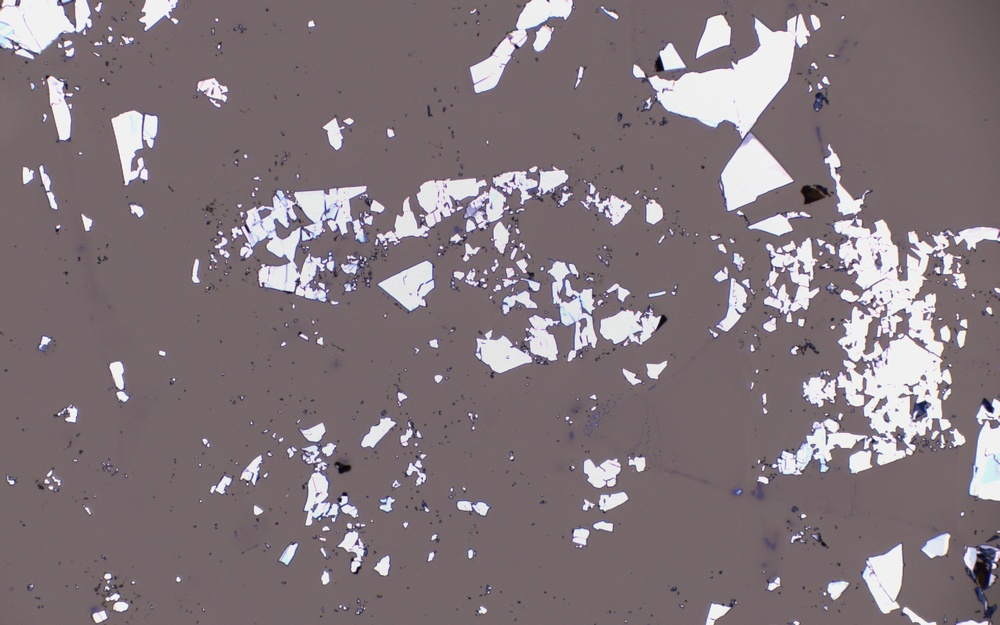
#> input picture src/model/Edge Detect/r9.jpg, 1000 x 625 px, shrunk from 1920 x 1200 before the run
$ python edge_detect.py
#> lines starting #> are read from the running program, lines starting #| are printed output that depends on the picture; after the words box and inside, x2 and y2 are one past the last pixel; in counts of white or black regions, pixels touching at a corner belong together
import cv2 as cv
import numpy as np

# ============================
# Parameters
# ============================
IMAGE_PATH = "r9.jpg"

# Minimum area in pixels^2 to keep a flake (tune this!)
MIN_AREA = 200.0   # ignore tiny dust/noise

# ============================
# 1. Load image and preprocess
# ============================
img = cv.imread(IMAGE_PATH)
#> img is the input picture: shape (625, 1000, 3); mean B, G, R 123.8, 118.7, 131
gray = cv.cvtColor(img, cv.COLOR_BGR2GRAY)

# Strong blur to suppress gradual color changes
blur = cv.GaussianBlur(gray, (11, 11), 0)

# Canny (sharp edges only)
edges = cv.Canny(
    blur,
    threshold1=30,
    threshold2=50
)
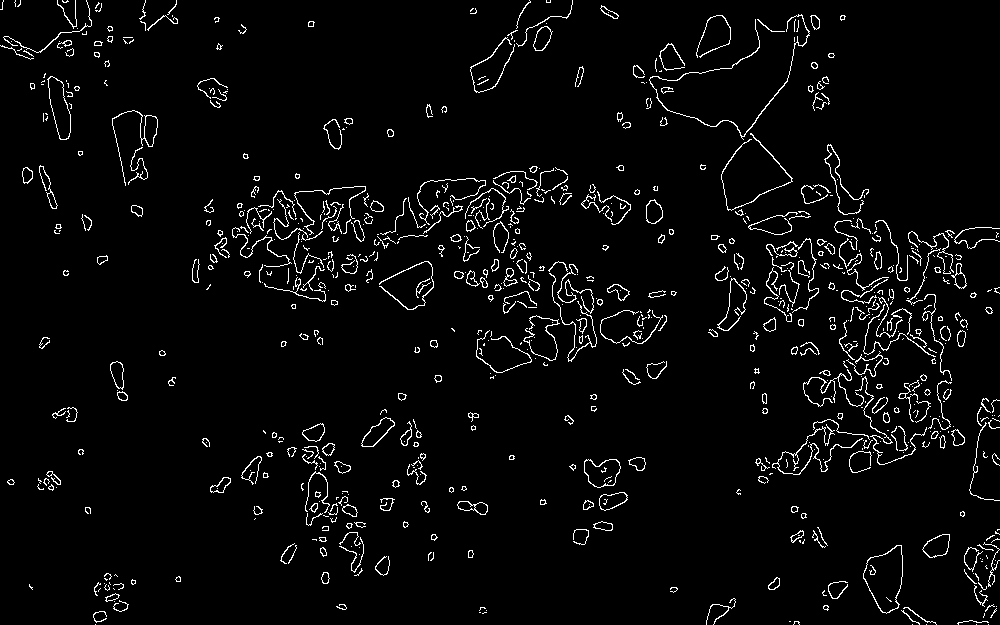
#> edges: shape (625, 1000); 3.6% white in thin lines or dots

# ============================
# 2. Connect edges into closed regions
# ============================
kernel = np.ones((5, 5), np.uint8)

edges_dilated = cv.dilate(edges, kernel, iterations=1)
#> edges_dilated: shape (625, 1000); 18.5% white; 176 white regions, largest, box (x1, y1, x2, y2) and area: (753, 142, 1000, 486) 26853, (372, 164, 669, 381) 16590, (230, 184, 386, 304) 8993
closed = cv.morphologyEx(edges_dilated, cv.MORPH_CLOSE, kernel, iterations=2)
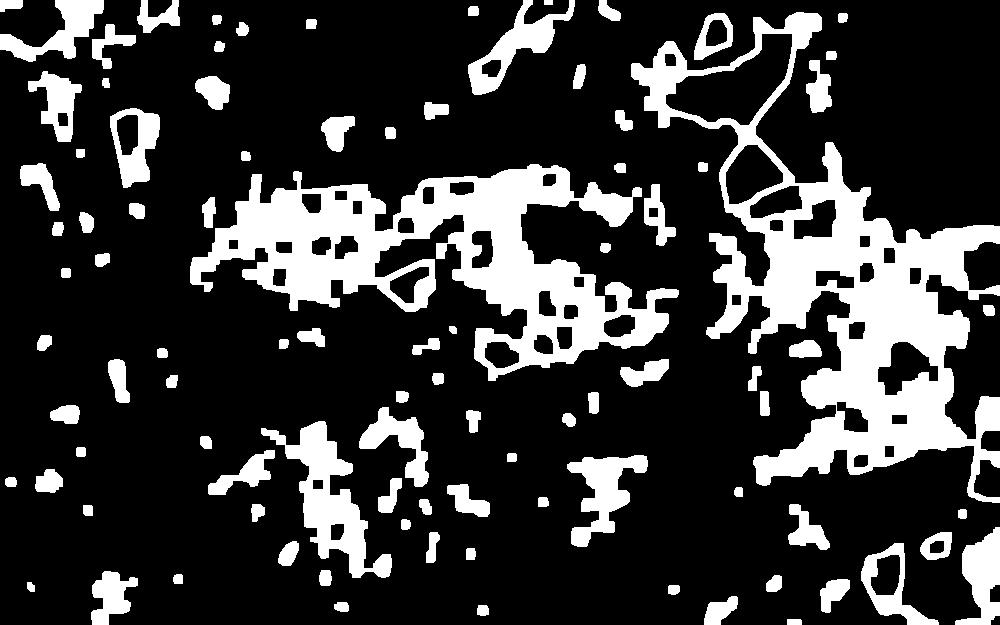
#> closed: shape (625, 1000); 22.2% white; 95 white regions

# ============================
# 3. Find ALL outer contours (all flakes)
# ============================
contours, _ = cv.findContours(
    closed,
    cv.RETR_EXTERNAL,          # each connected region = one flake
    cv.CHAIN_APPROX_SIMPLE
)
#> contours = 95 contours; largest, box (x1, y1, x2, y2) and area: (631, 12, 1000, 503) 61959, (190, 164, 679, 381) 43594, (261, 421, 392, 578) 6388, (567, 455, 648, 547) 3062, (468, 0, 575, 95) 3060

print(f"Total contours found: {len(contours)}")
#| Total contours found: 95

if len(contours) == 0:
    print("No flake-like region detected.")
    cv.imshow("Original", img)
    cv.imshow("Canny Edges", edges)
    cv.imshow("Closed", closed)
    cv.waitKey(0)
    cv.destroyAllWindows()
    raise SystemExit

# ============================
# 4. Create a filled mask (all flakes) and per-contour info
# ============================
mask_all = np.zeros_like(gray)
overlay = img.copy()

flake_info_contours = []  # list of (index, area, contour)

for i, cnt in enumerate(contours):
    area = cv.contourArea(cnt)
    if area < MIN_AREA:
        continue  # skip tiny noise

    flake_info_contours.append((i, area, cnt))

    # Fill this flake in the mask
    cv.drawContours(mask_all, [cnt], -1, 255, cv.FILLED)
#> this loop made 95 passes
#> area on passes 1 to 12: 69.5, 99.5, 108.5, 553.5, 90, 51.5, 571.5, 193.5, 75, 1373, 159, 93.5
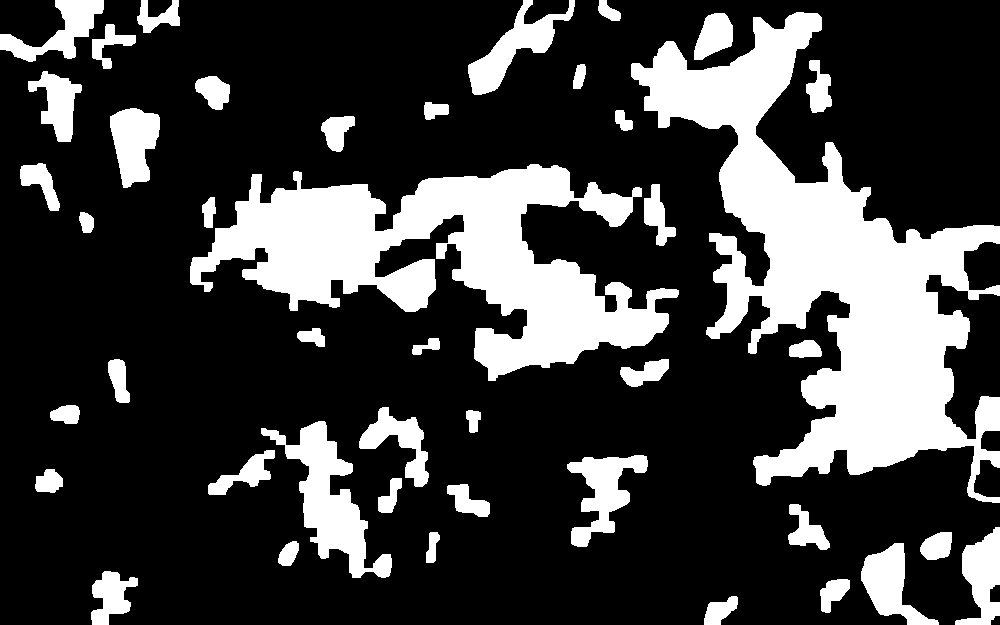
#> mask_all: shape (625, 1000); 25% white; 43 white regions, largest, box (x1, y1, x2, y2) and area: (631, 12, 1000, 503) 63523, (190, 164, 679, 381) 44902, (261, 421, 392, 578) 6720
#> after the loop, flake_info_contours = 43 items

# Draw all kept flakes on overlay (green fill, red border)
overlay[mask_all == 255] = (0, 255, 0)
for _, _, cnt in flake_info_contours:
    cv.drawContours(overlay, [cnt], -1, (0, 0, 255), 1)
#> this loop made 43 passes
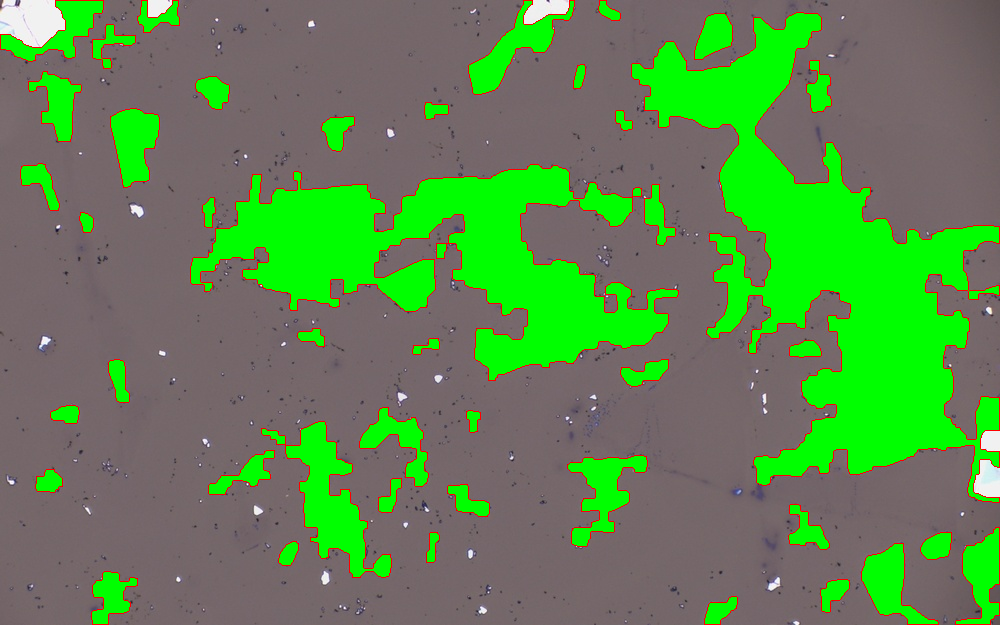
#> overlay: shape (625, 1000, 3); mean B, G, R 80.3, 136.4, 93.3

# Sort flakes by area (largest first) – from contour-based step
flake_info_contours.sort(key=lambda x: x[1], reverse=True)

print("\nDetected flakes from contours (filtered by MIN_AREA):")
for rank, (idx, area, _) in enumerate(flake_info_contours, start=1):
    print(f"  Flake #{rank}: contour index={idx}, area={area:.2f} pixels^2")
#> this loop made 43 passes
#> (idx, area) on passes 1 to 12: (87, 61959), (63, 43594.5), (34, 6388.5), (29, 3062), (91, 3059.5), (12, 2679), (72, 2637), (16, 2411.5), (93, 2353.5), (37, 2015.5), (76, 1797), (9, 1373)
#|   Flake #1: contour index=87, area=61959.00 pixels^2
#|   Flake #2: contour index=63, area=43594.50 pixels^2
#|   Flake #3: contour index=34, area=6388.50 pixels^2
#|   Flake #4: contour index=29, area=3062.00 pixels^2
#|   Flake #5: contour index=91, area=3059.50 pixels^2
#|   Flake #6: contour index=12, area=2679.00 pixels^2
#|   Flake #7: contour index=72, area=2637.00 pixels^2
#|   Flake #8: contour index=16, area=2411.50 pixels^2
#> (further printed lines are left out)

# ============================
# 5. Connected components on the filled mask
#    (treat each white blob as a flake)
# ============================
_, mask_bin = cv.threshold(mask_all, 127, 255, cv.THRESH_BINARY)

num_labels, labels, stats, centroids = cv.connectedComponentsWithStats(mask_bin)
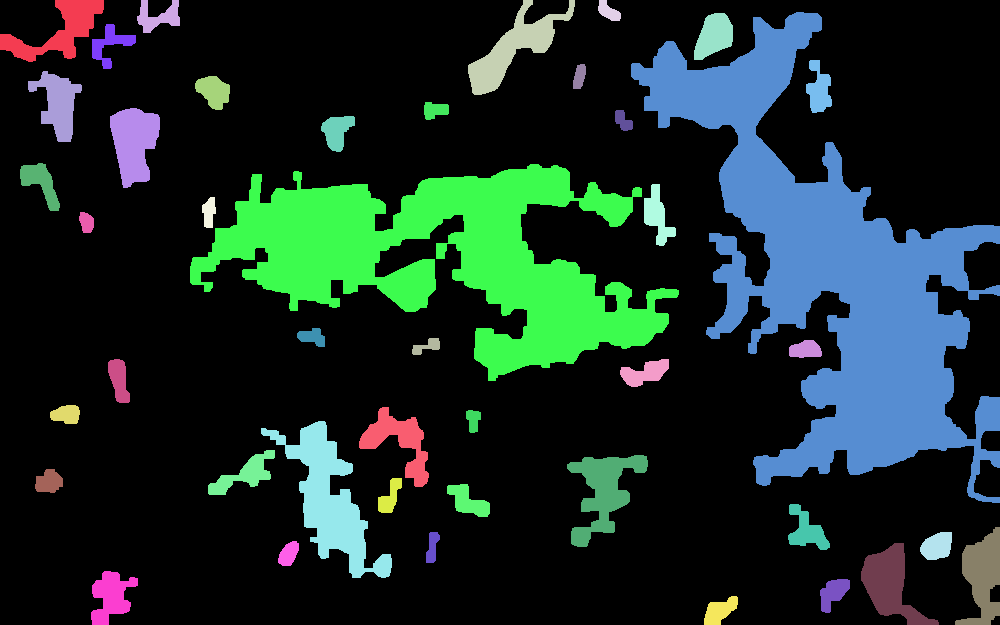
#> labels: shape (625, 1000) int32; 44 distinct labels, from 0 to 43; one colour per label, 0 black
#> num_labels = 44; stats = 44 rows, first 6: [0, 0, 1000, 625, 468831], [0, 0, 104, 62, 2518], [137, 0, 43, 33, 743], [468, 0, 107, 95, 3242], [598, 0, 23, 21, 287], [694, 13, 39, 47, 1261]; centroids = 44 pairs, first value 40.25 to 982.5, second value 11.05 to 610.5
# stats: [x, y, w, h, area]

flakes_cc = []
for label in range(1, num_labels):   # skip background (0)
    x, y, w, h, area = stats[label]
    if area < MIN_AREA:
        continue
    cx, cy = centroids[label]
    flakes_cc.append({
        "label": label,
        "area": area,
        "bbox": (x, y, w, h),
        "centroid": (cx, cy),
    })
#> this loop made 43 passes
#> (x, y, w, h, area, cx, cy) on passes 1 to 12: (0, 0, 104, 62, 2518, 59.1, 30.29), (137, 0, 43, 33, 743, 157.9, 16.41), (468, 0, 107, 95, 3242, 513.6, 47.88), (598, 0, 23, 21, 287, 608.2, 11.05), (694, 13, 39, 47, 1261, 713.7, 35.5), (631, 12, 369, 491, 63523, 830.9, 271.7), (92, 24, 44, 45, 745, 109.7, 43.89), (806, 60, 26, 53, 852, 818.6, 88.97), (573, 64, 13, 25, 244, 579.1, 76.2), (28, 71, 54, 71, 1917, 57.7, 103.2), (195, 76, 35, 34, 806, 213.3, 90.97), (424, 102, 25, 18, 331, 434.7, 109.8)
#> after the loop, flakes_cc = 43 items

# Sort by area (largest first)
flakes_cc.sort(key=lambda f: f["area"], reverse=True)

print("\nConnected-component flakes (after MIN_AREA):")
for i, f in enumerate(flakes_cc, start=1):
    print(f"  Flake #{i}: label={f['label']}, area={f['area']:.2f}, centroid={f['centroid']}")

# ============================
# 6. Color visualization + main (largest) flake mask
# ============================
h, w = mask_bin.shape
#> h = 625; w = 1000
color_vis = np.zeros((h, w, 3), dtype=np.uint8)

for f in flakes_cc:
    label = f["label"]
    color = np.random.randint(0, 255, size=3).tolist()
    color_vis[labels == label] = color
#> this loop made 43 passes
#> (label, color) on passes 1 to 12: (6, [172, 47, 117]), (17, [192, 67, 251]), (29, [195, 103, 9]), (31, [211, 21, 242]), (3, [36, 87, 70]), (40, [216, 88, 140]), (13, [58, 193, 230]), (36, [39, 87, 174]), (1, [88, 81, 165]), (27, [25, 77, 72]), (10, [9, 148, 115]), (41, [208, 243, 197])
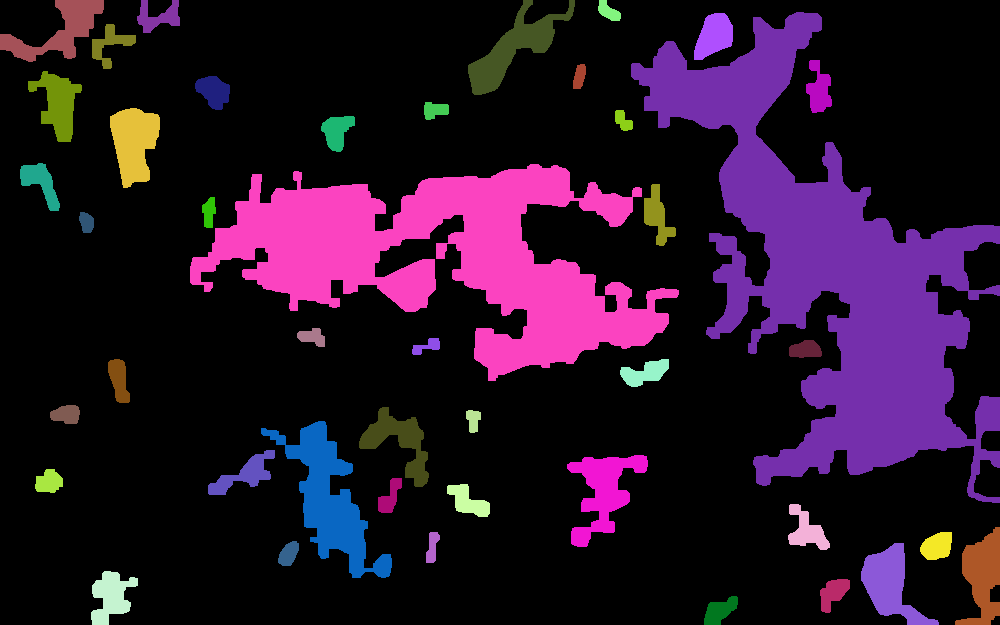
#> color_vis: shape (625, 1000, 3); mean of channels 0, 1, 2 40.7, 18.2, 39.6; drawn as B, G, R

if flakes_cc:
    # choose largest flake by area
    main_flake = flakes_cc[0]
#> main_flake = {'label': 6, 'area': 63523, 'bbox': (631, 12, 369, 491), 'centroid': (830.9, 271.7)}
    main_label = main_flake["label"]
#> main_label = 6

    main_mask = np.zeros_like(mask_bin)
    main_mask[labels == main_label] = 255

    print(f"\nMain flake (largest) label={main_label}, area={main_flake['area']:.2f} pixels^2")
#| Main flake (largest) label=6, area=63523.00 pixels^2
else:
    main_mask = np.zeros_like(mask_bin)
    print("\nNo flakes passed MIN_AREA in connected-components stage")

# [18 lines of commented-out code are left out]
boxed_all = img.copy()

for i, f in enumerate(flakes_cc, start=1):
    label = f["label"]
    area = f["area"]
    (x, y, w, h) = f["bbox"]
    (cx, cy) = f["centroid"]
    cx, cy = int(cx), int(cy)

    # Bounding box (red)
    cv.rectangle(boxed_all, (x, y), (x + w, y + h), (0, 0, 255), 2)

    # Centroid (blue)
    cv.circle(boxed_all, (cx, cy), 4, (255, 0, 0), -1)

    # Label number near the centroid (white text)
    cv.putText(boxed_all, f"{i}", (cx + 5, cy - 5),
               cv.FONT_HERSHEY_SIMPLEX, 0.6, (255, 255, 255), 2)
#> this loop made 43 passes
#> (label, area, x, y, w, h, cx, cy) on passes 1 to 12: (6, 63523, 631, 12, 369, 491, 830, 271), (17, 44902, 190, 164, 489, 217, 443, 257), (29, 6720, 261, 421, 131, 157, 329, 499), (31, 3264, 567, 455, 81, 92, 603, 491), (3, 3242, 468, 0, 107, 95, 513, 47), (40, 2809, 861, 543, 78, 82, 889, 584), (13, 2748, 110, 108, 50, 80, 133, 142), (36, 2561, 955, 527, 45, 98, 982, 575), (1, 2518, 0, 0, 104, 62, 59, 30), (27, 2161, 359, 407, 70, 80, 398, 441), (10, 1917, 28, 71, 54, 71, 57, 103), (41, 1478, 91, 571, 47, 54, 110, 596)
#> (label, area, x, y, w, h) on pass 25: (38, 692, 920, 532, 32, 28)
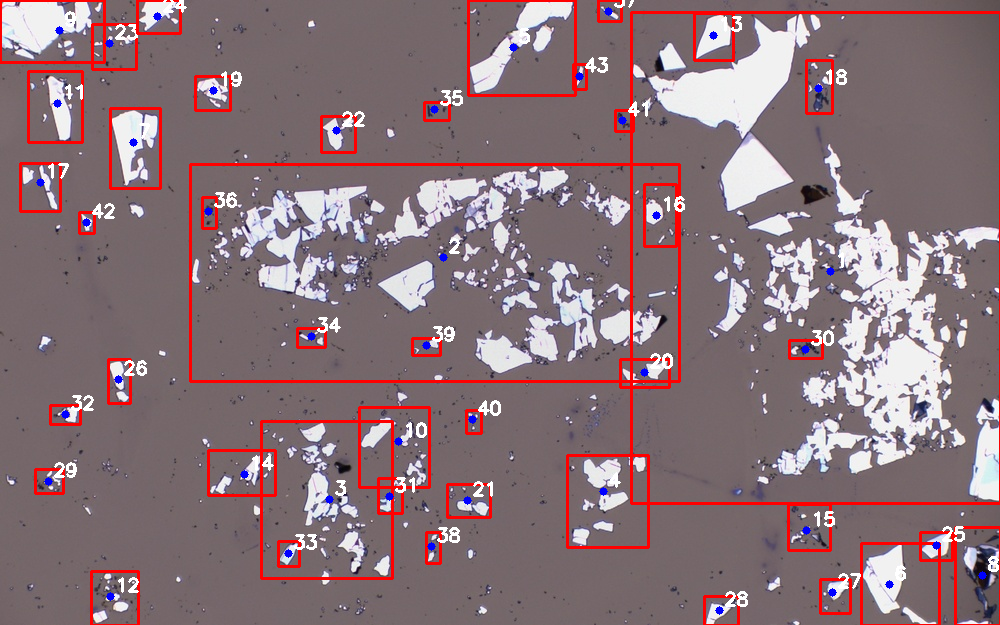
#> boxed_all: shape (625, 1000, 3); 5.79% of pixels changed, all inside (x1, y1, x2, y2) = (0, 0, 1000, 625)

print("\nBounding boxes + centroids drawn for all flakes.")

cv.imshow("Flake Locations (all flakes)", boxed_all)

cv.waitKey(0)
cv.destroyAllWindows()
